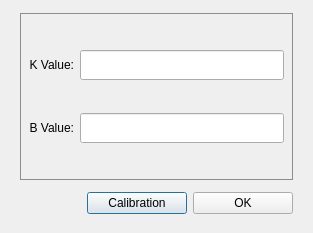
<?xml version="1.0" encoding="UTF-8"?>
<ui version="4.0">
 <class>AlignLoadSensorDlg</class>
 <widget class="QDialog" name="AlignLoadSensorDlg">
  <property name="geometry">
   <rect>
    <x>0</x>
    <y>0</y>
    <width>313</width>
    <height>233</height>
   </rect>
  </property>
  <property name="windowTitle">
   <string>Calibration Load Sensor</string>
  </property>
  <layout class="QVBoxLayout" name="verticalLayout_2">
   <property name="leftMargin">
    <number>20</number>
   </property>
   <property name="rightMargin">
    <number>20</number>
   </property>
   <item>
    <spacer name="verticalSpacer_5">
     <property name="orientation">
      <enum>Qt::Vertical</enum>
     </property>
     <property name="sizeHint" stdset="0">
      <size>
       <width>20</width>
       <height>40</height>
      </size>
     </property>
    </spacer>
   </item>
   <item>
    <widget class="QWidget" name="widget" native="true">
     <property name="styleSheet">
      <string notr="true">#widget{border:1px solid #8d8d8d}</string>
     </property>
     <layout class="QVBoxLayout" name="verticalLayout">
      <item>
       <spacer name="verticalSpacer">
        <property name="orientation">
         <enum>Qt::Vertical</enum>
        </property>
        <property name="sizeHint" stdset="0">
         <size>
          <width>20</width>
          <height>40</height>
         </size>
        </property>
       </spacer>
      </item>
      <item>
       <layout class="QHBoxLayout" name="horizontalLayout">
        <item>
         <widget class="QLabel" name="label">
          <property name="minimumSize">
           <size>
            <width>0</width>
            <height>30</height>
           </size>
          </property>
          <property name="text">
           <string>K Value:</string>
          </property>
          <property name="alignment">
           <set>Qt::AlignRight|Qt::AlignTrailing|Qt::AlignVCenter</set>
          </property>
         </widget>
        </item>
        <item>
         <widget class="QLineEdit" name="m_kValueLineEdit">
          <property name="minimumSize">
           <size>
            <width>180</width>
            <height>30</height>
           </size>
          </property>
         </widget>
        </item>
       </layout>
      </item>
      <item>
       <spacer name="verticalSpacer_3">
        <property name="orientation">
         <enum>Qt::Vertical</enum>
        </property>
        <property name="sizeHint" stdset="0">
         <size>
          <width>20</width>
          <height>40</height>
         </size>
        </property>
       </spacer>
      </item>
      <item>
       <layout class="QHBoxLayout" name="horizontalLayout_2">
        <item>
         <widget class="QLabel" name="label_2">
          <property name="minimumSize">
           <size>
            <width>0</width>
            <height>30</height>
           </size>
          </property>
          <property name="text">
           <string>B Value:</string>
          </property>
          <property name="alignment">
           <set>Qt::AlignRight|Qt::AlignTrailing|Qt::AlignVCenter</set>
          </property>
         </widget>
        </item>
        <item>
         <widget class="QLineEdit" name="m_bValueLineEdit">
          <property name="minimumSize">
           <size>
            <width>180</width>
            <height>30</height>
           </size>
          </property>
         </widget>
        </item>
       </layout>
      </item>
      <item>
       <spacer name="verticalSpacer_2">
        <property name="orientation">
         <enum>Qt::Vertical</enum>
        </property>
        <property name="sizeHint" stdset="0">
         <size>
          <width>20</width>
          <height>40</height>
         </size>
        </property>
       </spacer>
      </item>
     </layout>
    </widget>
   </item>
   <item>
    <spacer name="verticalSpacer_4">
     <property name="orientation">
      <enum>Qt::Vertical</enum>
     </property>
     <property name="sizeHint" stdset="0">
      <size>
       <width>20</width>
       <height>40</height>
      </size>
     </property>
    </spacer>
   </item>
   <item>
    <layout class="QHBoxLayout">
     <property name="spacing">
      <number>6</number>
     </property>
     <property name="leftMargin">
      <number>0</number>
     </property>
     <property name="topMargin">
      <number>0</number>
     </property>
     <property name="rightMargin">
      <number>0</number>
     </property>
     <property name="bottomMargin">
      <number>0</number>
     </property>
     <item>
      <spacer>
       <property name="orientation">
        <enum>Qt::Horizontal</enum>
       </property>
       <property name="sizeHint" stdset="0">
        <size>
         <width>131</width>
         <height>31</height>
        </size>
       </property>
      </spacer>
     </item>
     <item>
      <widget class="QPushButton" name="okButton">
       <property name="minimumSize">
        <size>
         <width>100</width>
         <height>0</height>
        </size>
       </property>
       <property name="text">
        <string>Calibration</string>
       </property>
      </widget>
     </item>
     <item>
      <widget class="QPushButton" name="cancelButton">
       <property name="minimumSize">
        <size>
         <width>100</width>
         <height>0</height>
        </size>
       </property>
       <property name="text">
        <string>OK</string>
       </property>
      </widget>
     </item>
    </layout>
   </item>
   <item>
    <spacer name="verticalSpacer_6">
     <property name="orientation">
      <enum>Qt::Vertical</enum>
     </property>
     <property name="sizeHint" stdset="0">
      <size>
       <width>20</width>
       <height>40</height>
      </size>
     </property>
    </spacer>
   </item>
  </layout>
 </widget>
 <resources/>
 <connections>
  <connection>
   <sender>cancelButton</sender>
   <signal>clicked()</signal>
   <receiver>AlignLoadSensorDlg</receiver>
   <slot>reject()</slot>
   <hints>
    <hint type="sourcelabel">
     <x>369</x>
     <y>258</y>
    </hint>
    <hint type="destinationlabel">
     <x>179</x>
     <y>282</y>
    </hint>
   </hints>
  </connection>
 </connections>
</ui>
